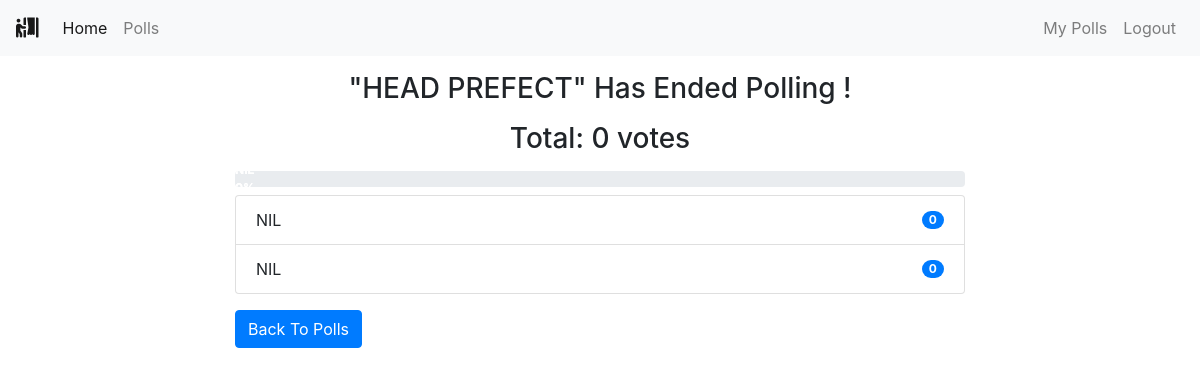
/polls/end/13/ (signed in), run on the app's committed database.
### polls/models.py (models this page shows, shortened)
class Poll(models.Model):
    owner = models.ForeignKey(User, on_delete=models.CASCADE)
    text = models.TextField()
    pub_date = models.DateTimeField(default=timezone.now)
    active = models.BooleanField(default=True)
    @property
    def get_vote_count(self):
        return self.vote_set.count()
    def get_result_dict(self):
        res = []
        for choice in self.choice_set.all():
            d = {}
            alert_class = ['primary', 'secondary', 'success',
                           'danger', 'dark', 'warning', 'info']
            d['alert_class'] = secrets.choice(alert_class)
            d['text'] = choice.choice_text
            d['num_votes'] = choice.get_vote_count
            if not self.get_vote_count:
                d['percentage'] = 0
            else:
                d['percentage'] = (choice.get_vote_count /
                                   self.get_vote_count)*100
            res.append(d)
        return res

class Choice(models.Model):
    poll = models.ForeignKey(Poll, on_delete=models.CASCADE)
    choice_text = models.CharField(max_length=255)
    @property
    def get_vote_count(self):
        return self.vote_set.count()

### polls/views.py (the view)
# urls.py: path('end/<int:poll_id>/', views.endpoll, name='end_poll'),
@login_required
def endpoll(request, poll_id):
    poll = get_object_or_404(Poll, pk=poll_id)
    if request.user != poll.owner:
        return redirect('home')
    if poll.active is True:
        poll.active = False
        poll.save()
        return render(request, 'polls/poll_result.html', {'poll': poll})
    else:
        return render(request, 'polls/poll_result.html', {'poll': poll})

### polls/templates/polls/poll_result.html
{% extends 'base.html' %}
{% block content %}
<div class="container">
    {% if messages %}
    <div class="messages">
        {% for message in messages %}
        <div {% if message.tags %} class="{{ message.tags }}" {% endif %}>{{ message }}
            <button type="button" class="close" data-dismiss="alert" aria-label="Close">
                <span aria-hidden="true">&times;</span>
            </button>
        </div>
        {% endfor %}
    </div>
    {% else %}
    <div class="row">
        <div class="col-md-8 offset-sm-2">
            {% if poll.active %}
            <h3 class="mt-3 mb-3 text-center">Result for: {{ poll.text }}</h3>
            {% else %}
            <h3 class="mt-3 mb-3 text-center">"{{ poll.text }}" Has Ended Polling !</h3>
            {% endif %}
            <h3 class="mb-2 text-center">Total: {{ poll.get_vote_count }} votes</h3>
            <div class="progress mt-3 mb-2">
                {% for choice in poll.get_result_dict %}
                <div class="progress-bar bg-{{ choice.alert_class }}" role="progressbar" style="width: {{ choice.percentage }}%;"
                    aria-valuenow="30" aria-valuemin="0" aria-valuemax="100"><b>
                        {{choice.text|truncatewords:2}}-{{choice.percentage|floatformat}}%</b>
                </div>
                {% endfor %}
            </div>
            <ul class="list-group">
                {% for choice in poll.choice_set.all %}
                <li class="list-group-item d-flex justify-content-between align-items-center">
                    {{ choice.choice_text }}
                    <span class="badge badge-primary badge-pill">{{ choice.get_vote_count }}</span>
                </li>
                {% endfor %}
            </ul>
            {% endif %}
            <a class="btn btn-primary mt-3" href="{% url 'polls:list' %}" role="button">Back To Polls</a>
        </div>
    </div>
</div>
{% endblock content %}

### data on the page
Poll: text "HEAD PREFECT", get_vote_count "0"
Choice: choice_text "NIL", get_vote_count "0"
Choice: choice_text "NIL", get_vote_count "0"
